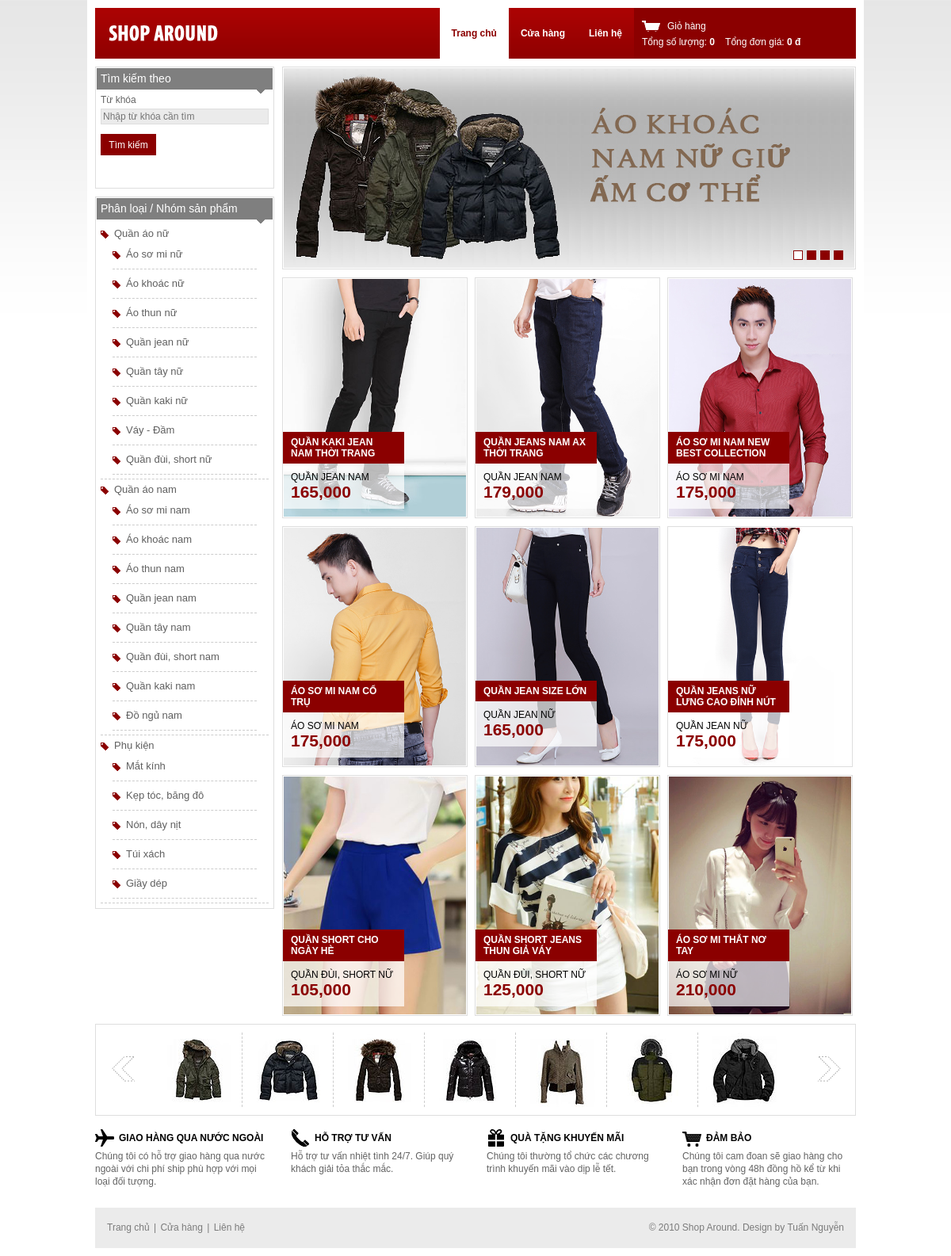
Page /controler/home/index.php on the committed database.
### tables this page shows
CREATE TABLE `sanpham` (
  `SanphamID` int(11) NOT NULL,
  `TenSanPham` varchar(150) NOT NULL,
  `MoTa` longtext,
  `DonGia` int(11) NOT NULL DEFAULT '0',
  `GiaKM` int(11) NOT NULL DEFAULT '0',
  `Hinh` varchar(150) DEFAULT NULL,
  `NhomspID` int(11) NOT NULL,
  `NgayCapNhat` timestamp NOT NULL DEFAULT CURRENT_TIMESTAMP,
  `NgungBan` tinyint(1) NOT NULL DEFAULT '0',
  `BiDanh` varchar(150) DEFAULT NULL
);

CREATE TABLE `nhomsp` (
  `NhomspID` int(11) NOT NULL,
  `TenNhomsp` varchar(200) NOT NULL,
  `PhanLoaiID` int(11) NOT NULL DEFAULT '1' COMMENT '1: Quần Áo Nữ; 2: Quần Áo Nam; 3: Phụ kiện thời trang',
  `BiDanh` varchar(200) DEFAULT NULL
);

CREATE TABLE `phanloai` (
  `PhanLoaiID` int(11) NOT NULL,
  `TenPhanLoai` varchar(200) DEFAULT NULL,
  `BiDanh` varchar(200) DEFAULT NULL
);

### controler/home/index.php (called while the page is built)
<?php
require '../../model/sanpham.php';
$sanpham = new SanPham();
$dssanphammoi =  $sanpham->DocdsSPmoi();
include '../../views/home/index.php';

### model/shoppingcart.php (called while the page is built, shortened)
<?php
function GetTriGia()
{
    $tongthanhtien = 0;
    return $tongthanhtien;
}
function GetTongSoLuong()
{
    $tongsoluong = 0;
    return $tongsoluong;
}

### model/sanpham.php (called while the page is built, shortened)
<?php
require 'database.php';
class SanPham
{
    public function DocdsSPmoi()
    {
        global $db;
        $query = $db->prepare("SELECT sanpham.*,nhomsp.TenNhomsp FROM `sanpham`, `nhomsp`  WHERE sanpham.NhomspID = nhomsp.NhomspID order by SanphamID desc  limit 0,9");
        $query->execute();
        return $query->fetchAll();
    }
}

### model/phanloai.php (called while the page is built, shortened)
<?php
require 'database.php';
class Phanloai
{
    public function DocDanhSach()
    {
        global $db;
        $query = $db->prepare("select * from phanloai");
        $query->execute();
        return $query->fetchAll();
    }
}

### model/nhomsanpham.php (called while the page is built, shortened)
<?php
require 'database.php';
class NhomSP
{
    public function DocNhomTheoPhanLoai($phanloaiid)
    {
        global $db;
        $query = $db->prepare("SELECT * FROM nhomsp,phanloai
where  nhomsp.PhanLoaiID= phanloai.PhanLoaiID  and phanloai.PhanLoaiID = :phanloaiid");
        $query->bindParam(":phanloaiid",$phanloaiid, PDO::PARAM_INT);
        $query->execute();
        return $query->fetchAll();
    }
}

### views/shared/filter.php (the view)
<?php
require_once '../../model/phanloai.php';
require_once '../../model/nhomsanpham.php';
$phanloai= new Phanloai();
$dsphanloai = $phanloai->DocDanhSach();
$nhomsp = new NhomSP();
?>
<div class="box categories">
                        <h2>Phân loại / Nhóm sản phẩm <span></span></h2>
                        <div class="box-content">
                            <ul class="menu">
                                <?php foreach ($dsphanloai as $item): ?>
                                    <li><a href="../product/theoloai.php?phanloaiid=<?php echo $item[0]; ?>" ><?php echo $item[1]; ?></a>
                                        <ul class="subMenu">
                                            <?php $dsnhom = $nhomsp->DocNhomTheoPhanLoai($item[0]);
                                            foreach ($dsnhom as $nhom):
                                                ?>
                                                <li><a href="../product/theonhom.php?nhomspid=<?php echo $nhom[0]; ?>"> <?php echo $nhom[1]; ?></a></li>
    <?php endforeach; ?>
                                        </ul>
                                    </li>
<?php endforeach; ?>
                            </ul>
                        </div>
</div>

### views/home/index.php (shortened to what this page needs)
<!DOCTYPE html>
<html>
    <head>
        <link rel="stylesheet" href="../../css/style.css" type="text/css" media="all" />
    </head>
    <body>
        <div class="shell">
            <?php include '../../views/shared/header.php'; ?>
            <div id="main">
                <div id="content">
                    <div id="slider" class="box">
                        <div id="slider-holder">
                            <ul>
                                <li><a href="#"><img src="../../css/images/slide1.jpg" alt="" /></a></li>
                            </ul>
                        </div>
                        <div id="slider-nav"> <a href="#" class="active">1</a> <a href="#">2</a> <a href="#">3</a> <a href="#">4</a> </div>
                    </div>
                    <div class="products">
                    <ul>
                            <?php foreach ($dssanphammoi as $item): ?>
                                <li > <a href="../product/detail.php?sanphamid=<?php echo $item[0]; ?>"><img src="../../photos/<?php echo $item['Hinh'] ?>" width="230" height="300" alt="" /></a>
                                    <div class="product-info">
                                        <h3><?php echo $item['TenSanPham']; ?> </h3>
                                        <div class="product-desc">
                                            <h4><?php echo $item['TenNhomsp']; ?></h4>
                                            <strong class="price"><?php echo number_format($item['DonGia']); ?></strong> </div>
                                    </div>
                                </li>
                            <?php endforeach; ?>
                      </ul>
                    </div>
                </div>
                <?php include '../../views/shared/slidebar.php'; ?>
            </div>
            <div class="side-full">
                <div class="more-products">
                    <div class="more-products-holder">
                        <ul>
                            <li><a href="#"><img src="../../css/images/small1.jpg" alt="" /></a></li>
                            <li><a href="#"><img src="../../css/images/small2.jpg" alt="" /></a></li>
                            <li><a href="#"><img src="../../css/images/small3.jpg" alt="" /></a></li>
                            <li><a href="#"><img src="../../css/images/small4.jpg" alt="" /></a></li>
                            <li><a href="#"><img src="../../css/images/small5.jpg" alt="" /></a></li>
                            <li><a href="#"><img src="../../css/images/small6.jpg" alt="" /></a></li>
                            <li><a href="#"><img src="../../css/images/small7.jpg" alt="" /></a></li>
                        </ul>
                    </div>
                    <div class="more-nav"> <a href="#" class="prev">previous</a> <a href="#" class="next">next</a> </div>
                </div>
                <div class="cols">
                    <div class="col">
                        <h3 class="ico ico1">Giao hàng qua nước ngoài</h3>
                        <p>Chúng tôi có hỗ trợ giao hàng qua nước ngoài với chi phí ship phù hợp với mọi loại đối tượng.</p>
                    </div>
                    <div class="col">
                        <h3 class="ico ico2">Hỗ trợ tư vấn</h3>
                        <p>Hỗ trợ tư vấn nhiệt tình 24/7. Giúp quý khách giải tỏa thắc mắc.</p>
                    </div>
                    <div class="col">
                        <h3 class="ico ico3">Quà tặng khuyến mãi</h3>
                        <p>Chúng tôi thường tổ chức các chương trình khuyến mãi vào dịp lễ tết.</p>
                    </div>
                    <div class="col col-last">
                        <h3 class="ico ico4">Đảm bảo </h3>
                        <p>Chúng tôi cam đoan sẽ giao hàng cho bạn trong vòng 48h đồng hồ kể từ khi xác nhận đơn đặt hàng của bạn.</p>
                    </div>
                </div>
            </div>
            <div id="footer">
                <p class="left"> <a href="../home/index.html">Trang chủ</a> <span>|</span> <a href="../product/store.html">Cửa hàng</a> <span>|</span> <a href="../home/contact.html">Liên hệ</a> </p>
                <p class="right"> &copy; 2010 Shop Around. Design by <a target='_blank' href="https://www.facebook.com/aituan.nguyen">Tuấn Nguyễn</a> </p>
            </div>
        </div>
    </body>
</html>

### views/shared/header.php (shortened to what this page needs)
<?php
 include_once '../../model/shoppingcart.php';
 $tongsoluong = GetTongSoLuong();
 $trigia = GetTriGia();
?>
           <div id="header">
                <h1 id="logo"><a href="../home/index.php">shoparound</a></h1>
               <div id="cart"> <a href="../shoppingcart/index.php" class="cart-link">Giỏ hàng</a>
                   <span>Tổng số lượng: <strong><?php echo $tongsoluong;   ?></strong></span> &nbsp;&nbsp; <span> Tổng đơn giá: <strong><?php echo number_format($trigia); ?> đ</strong></span> </div>
               <div id="navigation">
                   <ul>
                       <li><a href="../home/index.php" class="active">Trang chủ</a></li>
                       <li><a href="../product/store.php">Cửa hàng</a></li>
                       <li><a href="../home/contact.php">Liên hệ</a></li>
                   </ul>
               </div>
           </div>

### views/shared/slidebar.php
<div id="sidebar">
    <div class="box search">
        <h2>Tìm kiếm theo <span></span></h2>
        <div class="box-content">
            <form action="../../controler/product/search.php" method="get">
                <label>Từ khóa</label>
                <input type="text" name="keyword" class="field" placeholder="Nhập từ khóa cần tìm" />
                <input type="submit" class="search-submit" value="Tìm kiếm" />
            </form>
        </div>
    </div>
   <?php include '../../views/shared/filter.php'; ?>
</div>

### rows in the picture
sanpham: Hinh (picture), TenSanPham "QUẦN KAKI JEAN NAM THỜI TRANG", NhomspID.TenNhomsp "QUẦN JEAN NAM", DonGia "165,000"
sanpham: Hinh (picture), TenSanPham "QUẦN JEANS NAM AX THỜI TRANG", NhomspID.TenNhomsp "QUẦN JEAN NAM", DonGia "179,000"
sanpham: Hinh (picture), TenSanPham "ÁO SƠ MI NAM NEW BEST COLLECTION", NhomspID.TenNhomsp "ÁO SƠ MI NAM", DonGia "175,000"
sanpham: Hinh (picture), TenSanPham "ÁO SƠ MI NAM CỔ TRỤ", NhomspID.TenNhomsp "ÁO SƠ MI NAM", DonGia "175,000"
sanpham: Hinh (picture), TenSanPham "QUẦN JEAN SIZE LỚN", NhomspID.TenNhomsp "QUẦN JEAN NỮ", DonGia "165,000"
sanpham: Hinh (picture), TenSanPham "QUẦN JEANS NỮ LƯNG CAO ĐÍNH NÚT", NhomspID.TenNhomsp "QUẦN JEAN NỮ", DonGia "175,000"
sanpham: Hinh (picture), TenSanPham "QUẦN SHORT CHO NGÀY HÈ", NhomspID.TenNhomsp "QUẦN ĐÙI, SHORT NỮ", DonGia "105,000"
sanpham: Hinh (picture), TenSanPham "QUẦN SHORT JEANS THUN GIẢ VÁY", NhomspID.TenNhomsp "QUẦN ĐÙI, SHORT NỮ", DonGia "125,000"
sanpham: Hinh (picture), TenSanPham "ÁO SƠ MI THẮT NƠ TAY", NhomspID.TenNhomsp "ÁO SƠ MI NỮ", DonGia "210,000"
phanloai: TenPhanLoai "Quần áo nữ"
nhomsp: TenNhomsp "Áo sơ mi nữ"
nhomsp: TenNhomsp "Áo khoác nữ"
nhomsp: TenNhomsp "Áo thun nữ"
nhomsp: TenNhomsp "Quần jean nữ"
nhomsp: TenNhomsp "Quần tây nữ"
nhomsp: TenNhomsp "Quần kaki nữ"
nhomsp: TenNhomsp "Váy - Đầm"
nhomsp: TenNhomsp "Quần đùi, short nữ"
phanloai: TenPhanLoai "Quần áo nam"
nhomsp: TenNhomsp "Áo sơ mi nam"
nhomsp: TenNhomsp "Áo khoác nam"
nhomsp: TenNhomsp "Áo thun nam"
nhomsp: TenNhomsp "Quần jean nam"
nhomsp: TenNhomsp "Quần tây nam"
nhomsp: TenNhomsp "Quần đùi, short nam"
nhomsp: TenNhomsp "Quần kaki nam"
nhomsp: TenNhomsp "Đồ ngủ nam"
phanloai: TenPhanLoai "Phụ kiện"
nhomsp: TenNhomsp "Mắt kính"
nhomsp: TenNhomsp "Kẹp tóc, băng đô"
nhomsp: TenNhomsp "Nón, dây nịt"
nhomsp: TenNhomsp "Túi xách"
nhomsp: TenNhomsp "Giầy dép"

### other values in the picture
$tongsoluong "0"
$trigia "0"
